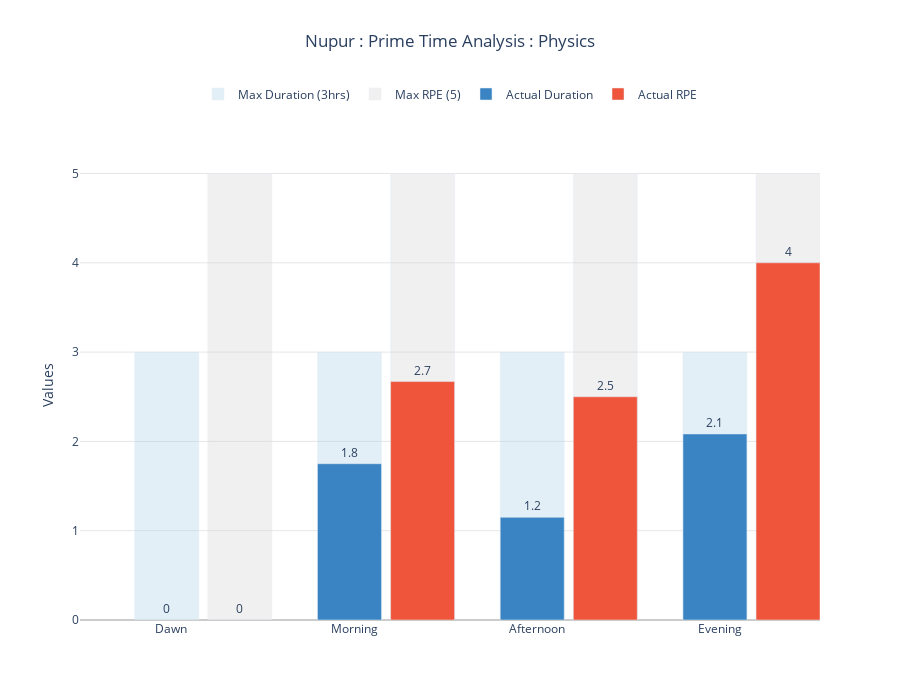

Notebook cell for this chart:
### Code cell
# Create the sample dataframe
data = {
    'Time': ['Dawn', 'Morning', 'Afternoon', 'Evening'],
    'Duration': [00/60, 105/60, 69/60, 125/60],
    'RPE': [0, 2.67, 2.5, 4]
}
df = pd.DataFrame(data)

# Create figure with larger size
fig = go.Figure()

# Add maximum value bars (background)
fig.add_trace(go.Bar(
    x=df['Time'],
    y=[3] * len(df),
    name='Max Duration (3hrs)',
    marker_color='rgba(158, 202, 225, 0.3)',
    width=0.35,
    offset=-0.2,
    hovertemplate='Maximum Duration: 3hrs<br>Time: %{x}<extra></extra>'
))

fig.add_trace(go.Bar(
    x=df['Time'],
    y=[5] * len(df),
    name='Max RPE (5)',
    marker_color='rgba(204, 204, 204, 0.3)',
    width=0.35,
    offset=0.2,
    hovertemplate='Maximum RPE: 5<br>Time: %{x}<extra></extra>'
))

# Add actual value bars
fig.add_trace(go.Bar(
    x=df['Time'],
    y=df['Duration'],
    name='Actual Duration',
    marker_color='rgb(58, 132, 195)',
    width=0.35,
    offset=-0.2,
    text=df['Duration'].round(1),
    textposition='outside',
    hovertemplate='Duration: %{y:.1f}hrs<br>Time: %{x}<extra></extra>'
))

fig.add_trace(go.Bar(
    x=df['Time'],
    y=df['RPE'],
    name='Actual RPE',
    marker_color='rgb(239, 85, 59)',
    width=0.35,
    offset=0.2,
    text=df['RPE'].round(1),
    textposition='outside',
    hovertemplate='RPE: %{y:.1f}<br>Time: %{x}<extra></extra>'
))

# Update layout with improved sizing and positioning
fig.update_layout(
    title={
        'text': 'Nupur : Prime Time Analysis : Physics',
        'y':0.95,
        'x':0.5,
        'xanchor': 'center',
        'yanchor': 'top'
    },
    yaxis_title='Values',
    barmode='overlay',
    legend=dict(
        yanchor="top",
        y=1.15,  # Moved legend above the plot
        xanchor="center",
        x=0.5,   # Centered horizontally
        orientation="h"  # Horizontal legend
    ),
    showlegend=True,
    hovermode='x unified',
    plot_bgcolor='white',
    yaxis=dict(
        gridcolor='rgba(0,0,0,0.1)',
        zerolinecolor='rgba(0,0,0,0.2)'
    ),
    # Increased height and added margins
    height=700,
    width=900,
    margin=dict(
        t=150,  # Increased top margin for legend
        l=80,
        r=80,
        b=80
    )
)

# Show figure
fig.show()

### Figure 1 — Plotly figure (JSON) as saved in the notebook; plotly's stock layout.template omitted (floating-point values rounded to 4 significant figures)
{"data": [{"hovertemplate": "Maximum Duration: 3hrs<br>Time: %{x}<extra></extra>", "marker": {"color": "rgba(158, 202, 225, 0.3)"}, "name": "Max Duration (3hrs)", "offset": -0.2, "type": "bar", "width": 0.35, "x": ["Dawn", "Morning", "Afternoon", "Evening"], "y": [3, 3, 3, 3]}, {"hovertemplate": "Maximum RPE: 5<br>Time: %{x}<extra></extra>", "marker": {"color": "rgba(204, 204, 204, 0.3)"}, "name": "Max RPE (5)", "offset": 0.2, "type": "bar", "width": 0.35, "x": ["Dawn", "Morning", "Afternoon", "Evening"], "y": [5, 5, 5, 5]}, {"hovertemplate": "Duration: %{y:.1f}hrs<br>Time: %{x}<extra></extra>", "marker": {"color": "rgb(58, 132, 195)"}, "name": "Actual Duration", "offset": -0.2, "text": [0, 1.8, 1.2, 2.1], "textposition": "outside", "type": "bar", "width": 0.35, "x": ["Dawn", "Morning", "Afternoon", "Evening"], "y": [0, 1.75, 1.15, 2.083]}, {"hovertemplate": "RPE: %{y:.1f}<br>Time: %{x}<extra></extra>", "marker": {"color": "rgb(239, 85, 59)"}, "name": "Actual RPE", "offset": 0.2, "text": [0, 2.7, 2.5, 4], "textposition": "outside", "type": "bar", "width": 0.35, "x": ["Dawn", "Morning", "Afternoon", "Evening"], "y": [0, 2.67, 2.5, 4]}], "layout": {"barmode": "overlay", "height": 700, "hovermode": "x unified", "legend": {"orientation": "h", "x": 0.5, "xanchor": "center", "y": 1.15, "yanchor": "top"}, "margin": {"b": 80, "l": 80, "r": 80, "t": 150}, "plot_bgcolor": "white", "showlegend": true, "title": {"text": "Nupur : Prime Time Analysis : Physics", "x": 0.5, "xanchor": "center", "y": 0.95, "yanchor": "top"}, "width": 900, "xaxis": {"autorange": true, "range": [-0.5, 3.55], "type": "category"}, "yaxis": {"autorange": true, "gridcolor": "rgba(0, 0, 0, 0.1)", "range": [0, 5.263], "title": {"text": "Values"}, "type": "linear", "zerolinecolor": "rgba(0, 0, 0, 0.2)"}}}
